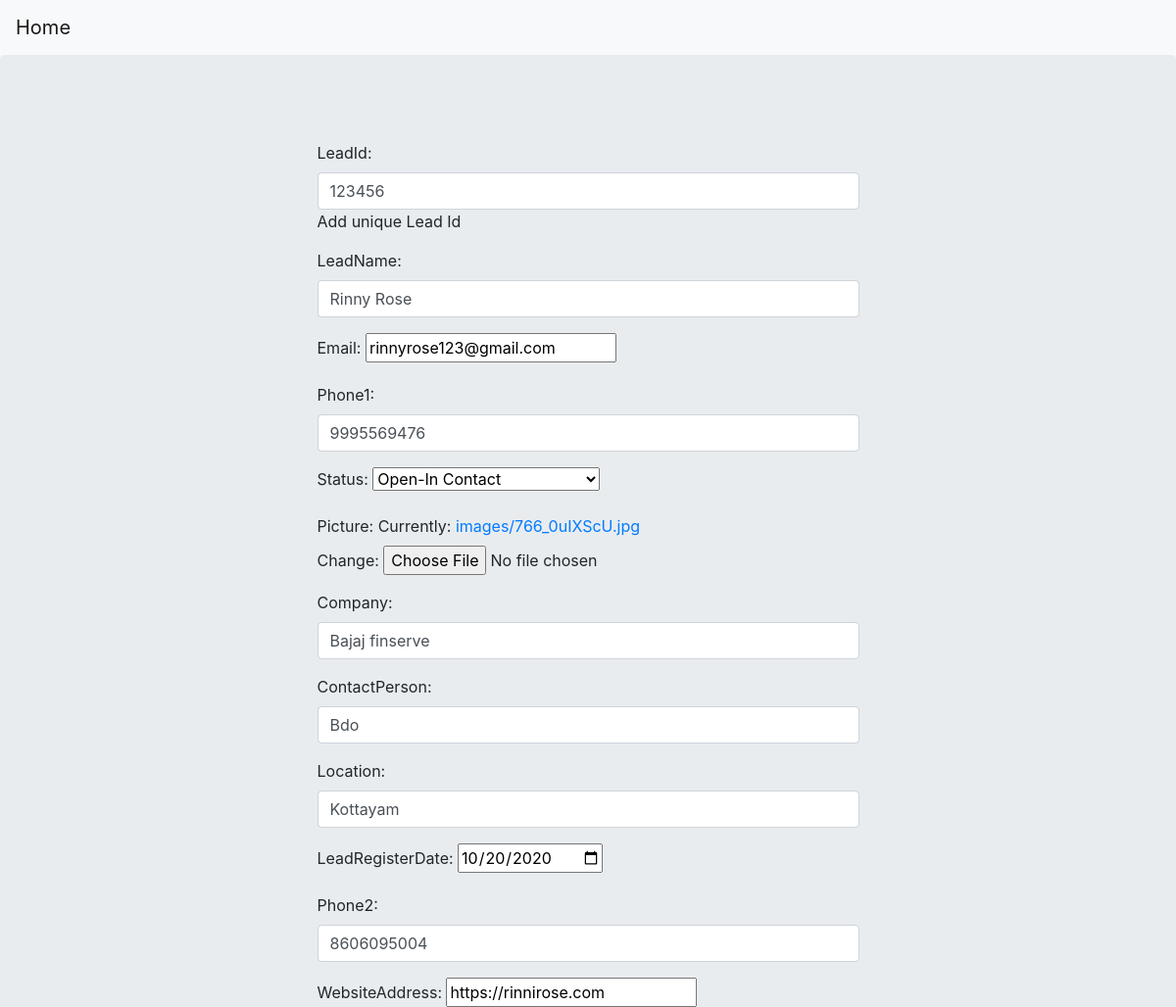
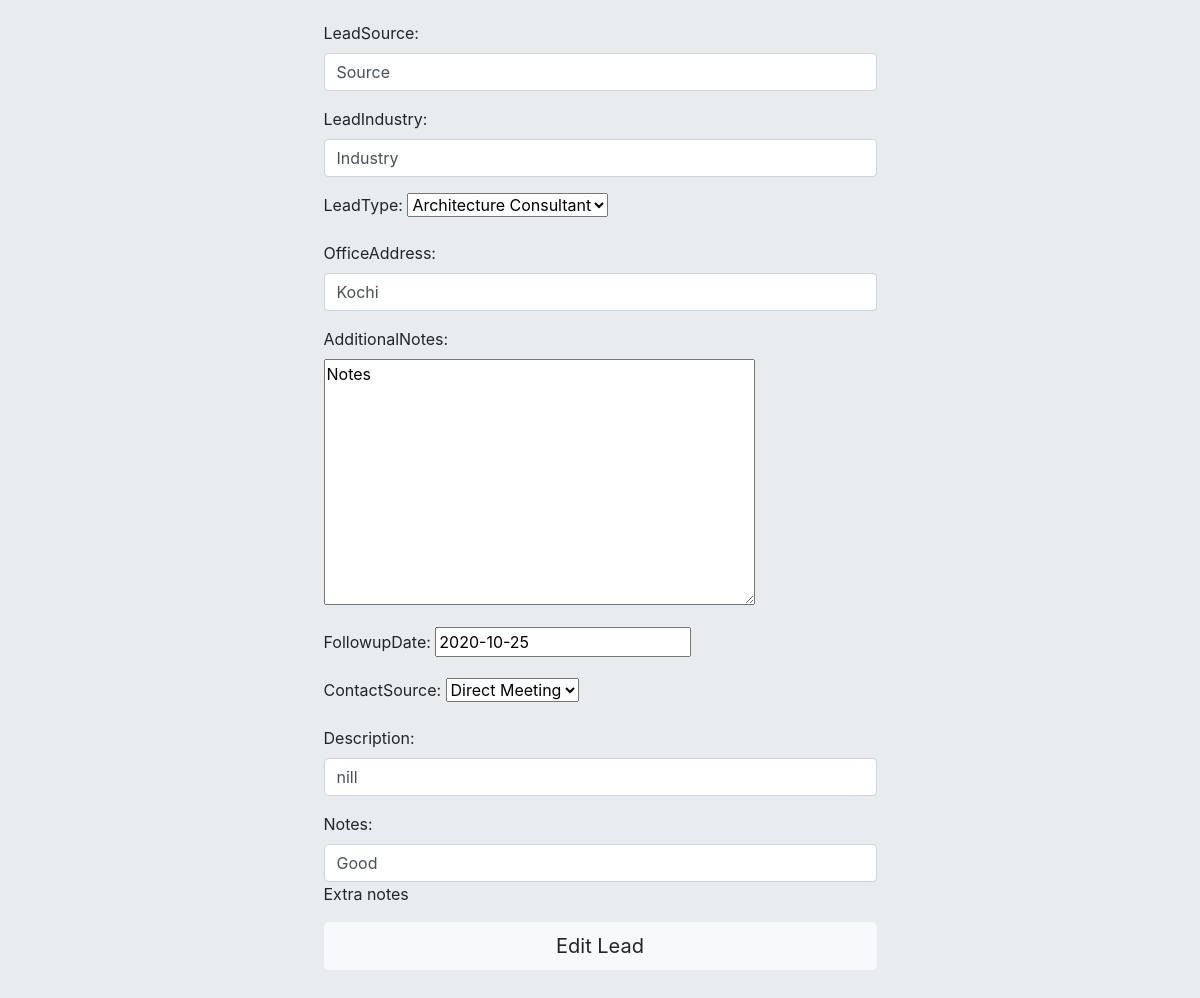
The page /bdo/leadedit3 on the database its author committed (2 pictures, top to bottom).
### bdoessentials/models.py (models this page shows, shortened)
class Lead(models.Model):
    leadId = models.CharField(max_length=50,unique=True,blank=False,help_text='Add unique Lead Id')
    leadName = models.CharField(max_length=50,blank=False)
    email = models.EmailField(max_length=50,unique=True,blank=False)
    phone1 = models.CharField(max_length=12,unique=True)
    choice = (
        ('Open', 'Open'),
        ('Open-Attempted to Contact', 'Open-Attempted to Contact'),
        ('Open-In Contact', 'Open-In Contact'),
        ('Closed-Succesfully', 'Closed-Succesfully'),
        ('Closed-Not Relevant', 'Closed-Not Relevant')
    )
    status = models.CharField(max_length=30, choices=choice,blank=False)
    picture = models.ImageField(upload_to='images',blank=False)
    company = models.CharField(max_length=100,blank=False)
    contactPerson = models.CharField(max_length=100,blank=False)
    location = models.CharField(max_length=200,blank=False)
    leadRegisterDate = models.DateField(null=True,blank=False)
    phone2 = models.CharField(max_length=12,unique=True)
    websiteAddress = models.URLField(max_length=200,unique=True,blank=False)
    leadSource = models.CharField(max_length=100,blank=False)
    leadIndustry = models.CharField(max_length=100,blank=False)
    leadtype_choice = (
        ('Architecture Consultant', 'Architecture Consultant'),
        ('Client', 'Client')
    )
    leadType = models.CharField(max_length=30, choices=leadtype_choice,blank=False)
    officeAddress = models.CharField(max_length=200,blank=False)
    additionalNotes = models.TextField(max_length=100,blank=False)
    followupDate = models.DateField(default=datetime.date.today(),blank=False)
    contact_choice = (
        ('Phone', 'Phone'),
        ('E-mail', 'E-mail'),
        ('Direct Meeting', 'Direct Meeting')
    )
    contactSource = models.CharField(max_length=30, choices=contact_choice,blank=False)
    description = models.CharField(max_length=200,blank=False)
    notes = models.CharField(max_length=200,blank=False,help_text='Extra notes')

### bdoessentials/views.py (the view)
# urls.py: path('leadedit<int:pk>',leadEdit,name='leadedit'),
def leadEdit(request,pk):
    form=Lead.objects.get(id=pk)
    form=LeadCreateFrm(instance=form)
    context={'Edit':form}
    if request.method == "POST":
        form=Lead.objects.get(id=pk)
        form=LeadCreateFrm(instance=form,data=request.POST,files=request.FILES)
        if form.is_valid():
            form.save()
            return redirect('createlead')
    return render(request,'bdoessentials/leadedit.html',context)

### bdoessentials/forms.py
class LeadCreateFrm(ModelForm):
    class Meta:
        model=Lead
        fields = '__all__'
        widgets = {
            'leadId': forms.TextInput(attrs={'class': 'form-control'}),
            'leadName': forms.TextInput(attrs={'class': 'form-control'}),
            'phone1': forms.TextInput(attrs={'class': 'form-control'}),
            'company': forms.TextInput(attrs={'class': 'form-control'}),
            'contactPerson': forms.TextInput(attrs={'class': 'form-control'}),
            'location': forms.TextInput(attrs={'class': 'form-control'}),
            'leadRegisterDate': DateInput(),
            'phone2': forms.TextInput(attrs={'class': 'form-control'}),
            'leadSource': forms.TextInput(attrs={'class': 'form-control'}),
            'leadIndustry': forms.TextInput(attrs={'class': 'form-control'}),
            'officeAddress': forms.TextInput(attrs={'class': 'form-control'}),
            'description': forms.TextInput(attrs={'class': 'form-control'}),
            'notes': forms.TextInput(attrs={'class': 'form-control'}),
        }

### bdoessentials/templates/bdoessentials/leadedit.html (shortened to what this page needs)
<!DOCTYPE html>
<html lang="en">
<head>
    <link rel="stylesheet" href="https://maxcdn.bootstrapcdn.com/bootstrap/4.0.0/css/bootstrap.min.css">
</head>
<body>
    <nav class="navbar navbar-expand-lg navbar-light bg-light">
    <a class="navbar-brand" href= "{% url 'createlead' %}" >Home</a>
    </nav>
    <div class="jumbotron">
    <br>
    <div class="row">
        <div class="col-3"></div>
        <div class="col-6">
       <form method="post" enctype="multipart/form-data" autocomplete="off">
        {{Edit.as_p}}
           <input type="submit" class="btn btn-light btn-lg btn-block" value="Edit Lead">
        </form>
        </div>
        <div class="col-3"></div>
    </div>
</div>
</body>
</html>

### bdoessentials/templates/bdoessentials/leadedit.html (style rules this page uses)
body { background-color:#F9F9FA; }

### rows shown on the page
Lead: leadId "123456", leadName "Rinny Rose", email "rinnyrose123@gmail.com", phone1 "9995569476", status "Open-In Contact", company "Bajaj finserve", contactPerson "Bdo", location "Kottayam", leadRegisterDate "10/20/2020", phone2 "8606095004", websiteAddress "https://rinnirose.com", leadSource "Source", leadIndustry "Industry", leadType "Architecture Consultant", officeAddress "Kochi", additionalNotes "Notes", followupDate "2020-10-25", contactSource "Direct Meeting", description "nill", notes "Good"
